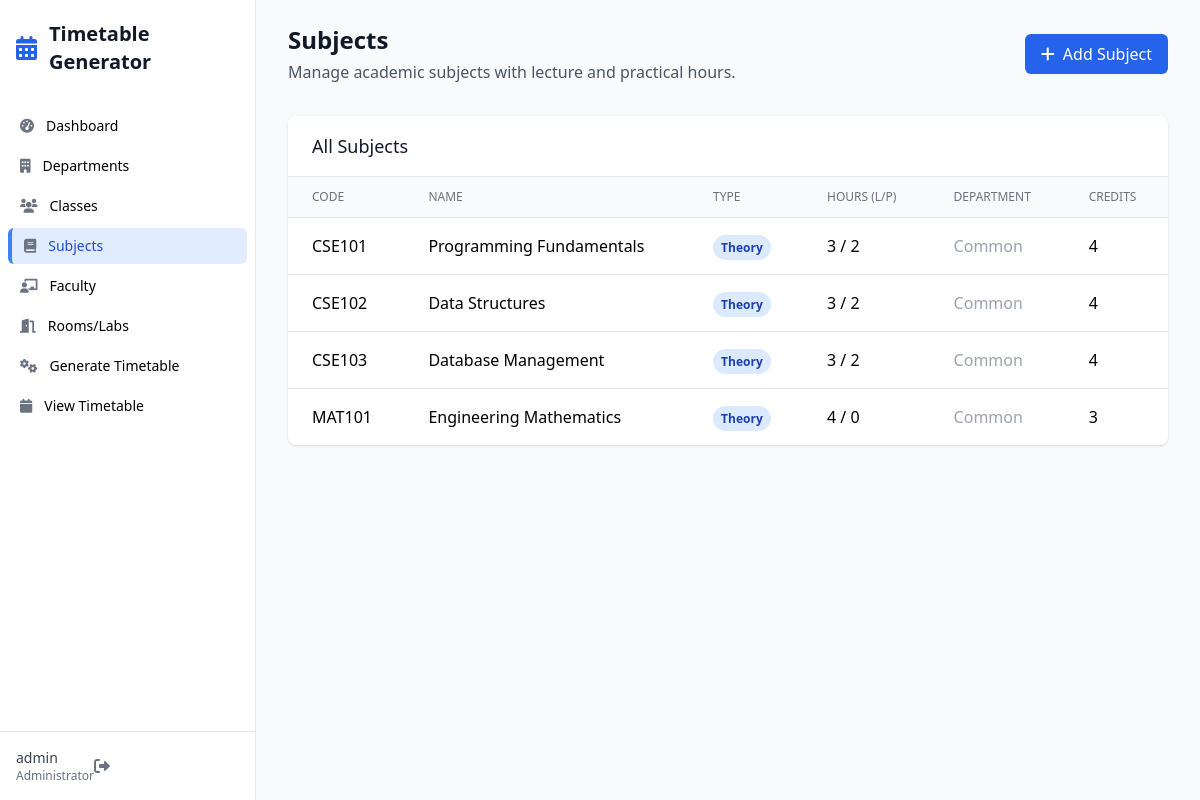
Before: /subjects (signed in) with the older database file.
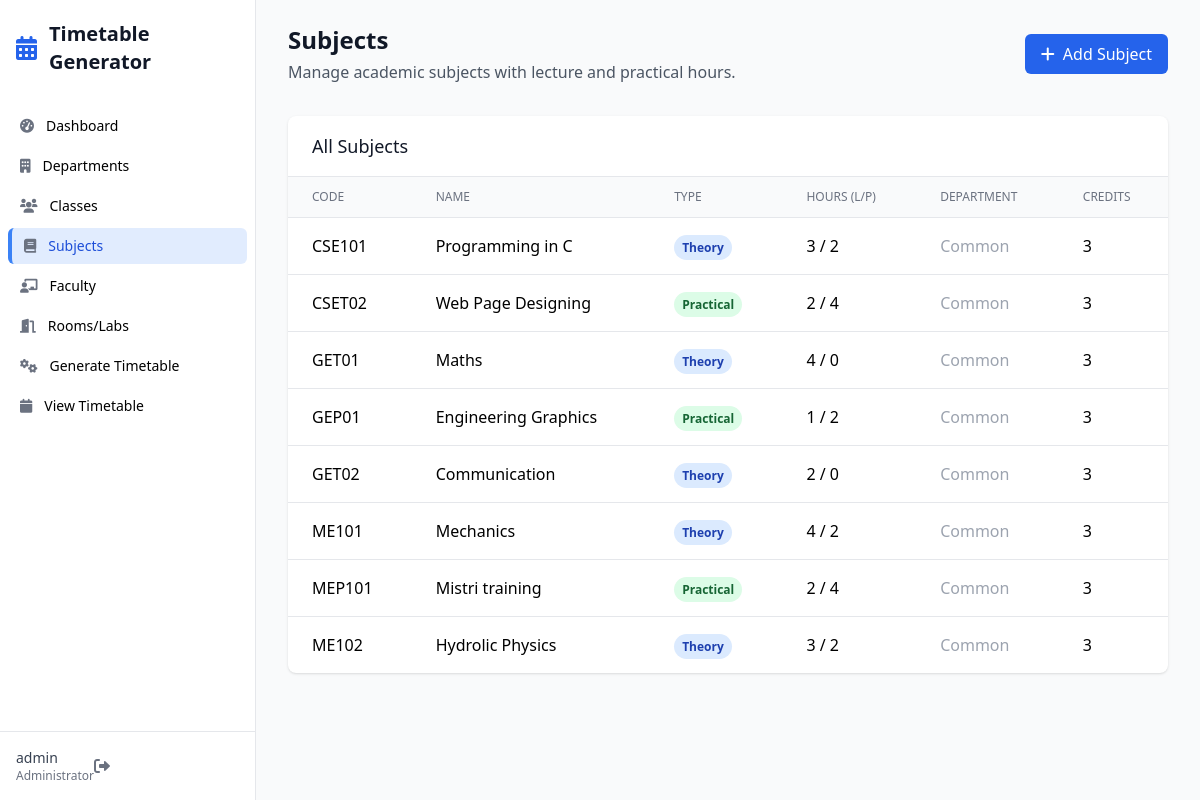
After: the same page with the newer database file.
### app.py (models this page shows)
class Subject(db.Model):
    id = db.Column(db.Integer, primary_key=True)
    code = db.Column(db.String(20), unique=True, nullable=False)
    name = db.Column(db.String(200), nullable=False)
    type = db.Column(db.String(20), nullable=False)  # Theory, Practical, Lab, Tutorial
    lecture_hours = db.Column(db.Integer, default=0)
    practical_hours = db.Column(db.Integer, default=0)
    credits = db.Column(db.Integer, default=3)
    department_id = db.Column(db.Integer, db.ForeignKey('department.id'))
    created_at = db.Column(db.DateTime, default=datetime.utcnow)
    class_subjects = db.relationship('ClassSubject', backref='subject_ref', lazy=True)

### app.py (the view)
@app.route('/subjects')
@login_required
def manage_subjects():
    subjects = Subject.query.all()
    departments = Department.query.all()
    return render_template('subjects.html', subjects=subjects, departments=departments)

### app.py (called while the page is built)
@login_manager.user_loader
def load_user(user_id):
    return db.session.get(User, int(user_id))

### templates/subjects.html (shortened to what this page needs)
{% extends "base.html" %}
{% block content %}
<div class="mb-8 flex justify-between items-center">
    <div>
        <h2 class="text-2xl font-bold text-gray-900">Subjects</h2>
        <p class="mt-1 text-gray-600">Manage academic subjects with lecture and practical hours.</p>
    </div>
    <button onclick="toggleAddForm()" class="px-4 py-2 bg-primary-600 text-white rounded-md hover:bg-primary-700">
        <i class="fas fa-plus mr-2"></i>Add Subject
    </button>
</div>
<div class="bg-white rounded-lg shadow overflow-hidden">
    <div class="px-6 py-4 border-b border-gray-200">
        <h3 class="text-lg font-medium text-gray-900">All Subjects</h3>
    </div>
    {% if subjects %}
    <div class="overflow-x-auto">
        <table class="min-w-full divide-y divide-gray-200">
            <thead class="bg-gray-50">
                <tr>
                    <th class="px-6 py-3 text-left text-xs font-medium text-gray-500 uppercase">Code</th>
                    <th class="px-6 py-3 text-left text-xs font-medium text-gray-500 uppercase">Name</th>
                    <th class="px-6 py-3 text-left text-xs font-medium text-gray-500 uppercase">Type</th>
                    <th class="px-6 py-3 text-left text-xs font-medium text-gray-500 uppercase">Hours (L/P)</th>
                    <th class="px-6 py-3 text-left text-xs font-medium text-gray-500 uppercase">Department</th>
                    <th class="px-6 py-3 text-left text-xs font-medium text-gray-500 uppercase">Credits</th>
                </tr>
            </thead>
            <tbody class="divide-y divide-gray-200">
                {% for subject in subjects %}
                <tr>
                    <td class="px-6 py-4">
                        <span class="font-medium">{{ subject.code }}</span>
                    </td>
                    <td class="px-6 py-4">
                        <div class="font-medium">{{ subject.name }}</div>
                    </td>
                    <td class="px-6 py-4">
                        <span class="px-2 py-1 text-xs font-semibold rounded-full
                            {% if subject.type == 'Theory' %}bg-blue-100 text-blue-800
                            {% elif subject.type == 'Practical' %}bg-green-100 text-green-800
                            {% else %}bg-gray-100 text-gray-800{% endif %}">
                            {{ subject.type }}
                        </span>
                    </td>
                    <td class="px-6 py-4">
                        {{ subject.lecture_hours }} / {{ subject.practical_hours }}
                    </td>
                    <td class="px-6 py-4">
                        {% if subject.department %}
                            {{ subject.department.name }}
                        {% else %}
                            <span class="text-gray-400">Common</span>
                        {% endif %}
                    </td>
                    <td class="px-6 py-4">
                        {{ subject.credits }}
                    </td>
                </tr>
                {% endfor %}
            </tbody>
        </table>
    </div>
    {% else %}
    <div class="p-6 text-center text-gray-500">
        No subjects found. Add your first subject!
    </div>
    {% endif %}
</div>
{% endblock %}

Changed rows visible on the page:
removed Subject: code "CSE103", name "Database Management", type "Theory", lecture_hours "3", practical_hours "2", credits "4"
removed Subject: code "MAT101", name "Engineering Mathematics", type "Theory", lecture_hours "4", practical_hours "0", credits "3"
changed Subject "CSE101": name "Programming Fundamentals" → "Programming in C"; credits "4" → "3"
changed Subject: code "CSE102" → "CSET02"; name "Data Structures" → "Web Page Designing"; type "Theory" → "Practical"; lecture_hours "3" → "2"; practical_hours "2" → "4"; credits "4" → "3"
added Subject: code "GET01", name "Maths", type "Theory", lecture_hours "4", practical_hours "0", credits "3"
added Subject: code "GEP01", name "Engineering Graphics", type "Practical", lecture_hours "1", practical_hours "2", credits "3"
added Subject: code "GET02", name "Communication", type "Theory", lecture_hours "2", practical_hours "0", credits "3"
added Subject: code "ME101", name "Mechanics", type "Theory", lecture_hours "4", practical_hours "2", credits "3"
added Subject: code "MEP101", name "Mistri training", type "Practical", lecture_hours "2", practical_hours "4", credits "3"
added Subject: code "ME102", name "Hydrolic Physics", type "Theory", lecture_hours "3", practical_hours "2", credits "3"
